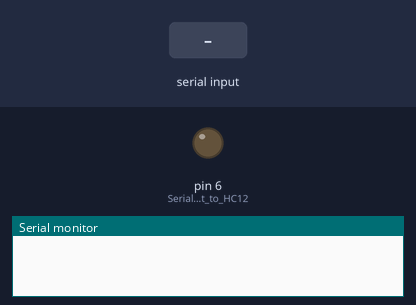
Bench run of a sketch on a simulated Arduino Uno, built with avr-gcc and run on an emulated ATmega328P. Shown: output pins drawn as LEDs (lit = HIGH), the last lines printed to the serial monitor. The test bench sets the inputs (shaded band).

Above: at 2.8 s.
2.9 s: "1" received over the second serial link
At 3.8 s:
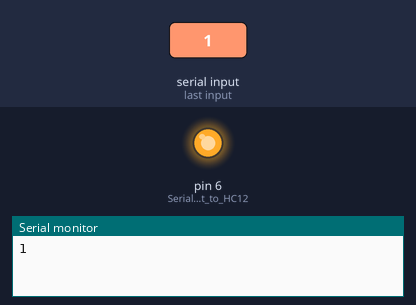
Timing chart, 0 to 5.9 s (numbered marks = the images above; inputs shaded):
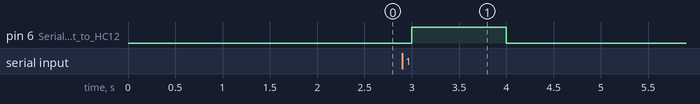

Measured:
- after the input at 2.9 s, pin 6 (Serial_port_to_HC12): LOW → HIGH after 0.10 s, → LOW 1.0 s later

The sketch:

receiverLed.ino
```cpp
#include <SoftwareSerial.h>

char data;
SoftwareSerial HC12(10, 11); // HC-12 TX Pin, HC-12 RX Pin

void setup() {
  Serial.begin(9600);             // Serial port to computer
  HC12.begin(9600);
  pinMode(6,OUTPUT);               // Serial port to HC12

}

void loop() {
  while (HC12.available()) {        // If HC-12 has data
    data=HC12.read();
    Serial.println(data);      // Send the data to Serial monitor
    if(data=='1'){
      digitalWrite(6,HIGH);
      delay(1000);

    }
  }
    digitalWrite(6,LOW);
    delay(1000);
}
```
